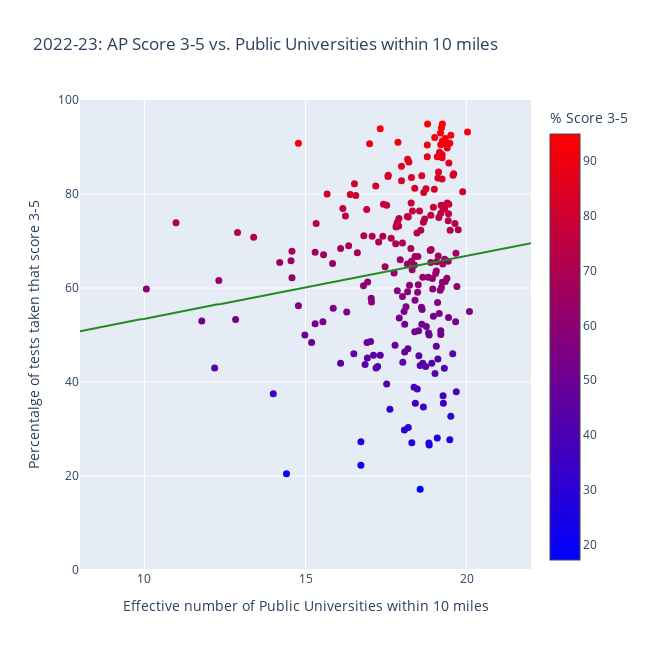

Notebook code for this chart:
### Markdown cell above
### 2022-23: AP Score 3-5 vs. Inverse Distance to Public Universities

### Code cell
x_arr = MA_AP_all_data['Inverse Distance Public'].to_numpy()
y_arr = MA_AP_all_data['% Score 3-5'].to_numpy()

model = LinearRegression()
model.fit(x_arr.reshape(-1,1), y_arr)

#### draw the data points ####
fig = go.Figure(data=go.Scatter(x=np.round(x_arr, decimals = 2),
                                y=np.round(y_arr, decimals = 1),
                                mode='markers',
                                marker=dict(
                                    size=7,
                                    color=y_arr,
                                    colorscale='Bluered',
                                    symbol='circle',
                                    showscale=True,
                                    colorbar=dict(title='% Score 3-5'),
                                ),
                                showlegend=False,
                                text=MA_AP_all_data['District Name'],
                                name='')) 

# Draw the linear fitted line without showing it in the legend
x_line = np.linspace(8, 22, 100)
x_line = np.round(x_line, decimals = 2)
y_line = model.predict(x_line.reshape(-1, 1))
y_line = np.round(y_line, decimals = 1)
fig.add_trace(go.Scatter(
    x=x_line,
    y=y_line,
    mode="lines",
    line=dict(color="forestgreen"),
    name="Fitted Line",
    showlegend=False  # This hides the line from the legend
))

#### write the title of the plot ####
fig.update_layout(title='2022-23: AP Score 3-5 vs. Public Universities within 10 miles',
                  xaxis_title='Effective number of Public Universities within 10 miles',
                  yaxis_title='Percentalge of tests taken that score 3-5',
                  width=650,
                  height=650)

fig.update_xaxes(range=[8, 22])
fig.update_yaxes(range=[0, 100])
fig.show()

with open('data/MA_pickled/MA_pass_vs_public_inverse_distance.pkl', 'wb') as f:
    pickle.dump(fig, f)

### Figure 1 — Plotly figure (JSON) as saved in the notebook; plotly's stock layout.template omitted (floating-point values rounded to 4 significant figures; data arrays with more than 128 entries replaced by an {"elided": "..."} marker saying what was removed)
{"data": [{"marker": {"color": {"elided": "222 float values"}, "colorbar": {"title": {"text": "% Score 3-5"}}, "colorscale": [[0, "rgb(0,0,255)"], [1, "rgb(255,0,0)"]], "showscale": true, "size": 7, "symbol": "circle"}, "mode": "markers", "name": "", "showlegend": false, "text": {"elided": "222 str values"}, "type": "scatter", "x": {"elided": "222 float values"}, "y": {"elided": "222 float values"}}, {"line": {"color": "forestgreen"}, "mode": "lines", "name": "Fitted Line", "showlegend": false, "type": "scatter", "x": [8, 8.14, 8.28, 8.42, 8.57, 8.71, 8.85, 8.99, 9.13, 9.27, 9.41, 9.56, 9.7, 9.84, 9.98, 10.12, 10.26, 10.4, 10.55, 10.69, 10.83, 10.97, 11.11, 11.25, 11.39, 11.54, 11.68, 11.82, 11.96, 12.1, 12.24, 12.38, 12.53, 12.67, 12.81, 12.95, 13.09, 13.23, 13.37, 13.52, 13.66, 13.8, 13.94, 14.08, 14.22, 14.36, 14.51, 14.65, 14.79, 14.93, 15.07, 15.21, 15.35, 15.49, 15.64, 15.78, 15.92, 16.06, 16.2, 16.34, 16.48, 16.63, 16.77, 16.91, 17.05, 17.19, 17.33, 17.47, 17.62, 17.76, 17.9, 18.04, 18.18, 18.32, 18.46, 18.61, 18.75, 18.89, 19.03, 19.17, 19.31, 19.45, 19.6, 19.74, 19.88, 20.02, 20.16, 20.3, 20.44, 20.59, 20.73, 20.87, 21.01, 21.15, 21.29, 21.43, 21.58, 21.72, 21.86, 22], "y": [50.8, 51, 51.2, 51.4, 51.6, 51.8, 51.9, 52.1, 52.3, 52.5, 52.7, 52.9, 53.1, 53.3, 53.4, 53.6, 53.8, 54, 54.2, 54.4, 54.6, 54.8, 55, 55.1, 55.3, 55.5, 55.7, 55.9, 56.1, 56.3, 56.5, 56.6, 56.8, 57, 57.2, 57.4, 57.6, 57.8, 58, 58.2, 58.4, 58.5, 58.7, 58.9, 59.1, 59.3, 59.5, 59.7, 59.9, 60, 60.2, 60.4, 60.6, 60.8, 61, 61.2, 61.4, 61.6, 61.7, 61.9, 62.1, 62.3, 62.5, 62.7, 62.9, 63.1, 63.2, 63.4, 63.6, 63.8, 64, 64.2, 64.4, 64.6, 64.8, 65, 65.1, 65.3, 65.5, 65.7, 65.9, 66.1, 66.3, 66.5, 66.6, 66.8, 67, 67.2, 67.4, 67.6, 67.8, 68, 68.2, 68.3, 68.5, 68.7, 68.9, 69.1, 69.3, 69.5]}], "layout": {"height": 650, "title": {"text": "2022-23: AP Score 3-5 vs. Public Universities within 10 miles"}, "width": 650, "xaxis": {"range": [8, 22], "title": {"text": "Effective number of Public Universities within 10 miles"}, "type": "linear"}, "yaxis": {"range": [0, 100], "title": {"text": "Percentalge of tests taken that score 3-5"}, "type": "linear"}}}
